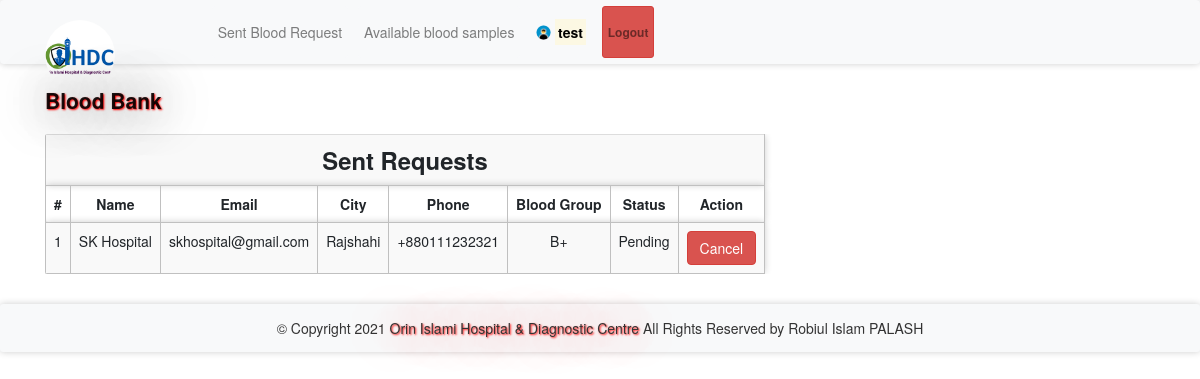
/sentrequest.php (signed in), run on the app's committed database.
### tables this page shows
CREATE TABLE `bloodrequest` (
  `reqid` int(11) NOT NULL,
  `hid` int(11) NOT NULL,
  `rid` int(11) NOT NULL,
  `bg` varchar(11) NOT NULL,
  `status` varchar(100) NOT NULL DEFAULT 'Pending'
);

CREATE TABLE `hospitals` (
  `id` int(11) NOT NULL,
  `hname` varchar(100) NOT NULL,
  `hemail` varchar(100) NOT NULL,
  `hpassword` varchar(100) NOT NULL,
  `hphone` varchar(100) NOT NULL,
  `hcity` varchar(100) NOT NULL
);

### message.php (called while the page is built, shortened)
<?php $counter=0; if(isset($_GET['msg'])) { ?>
	<div class="col-5 alert alert alert-success alert-dismissible fade show card" id="message">
		<button type="button" class="close" data-dismiss="alert" title="close">&times;</button><?php echo $_GET['msg'];?>
	</div>
<?php }?>

### sentrequest.php (the view, shortened to what this page needs)
<?php
require 'file/connection.php';
  if(!isset($_SESSION['rid']))
  {
  header('location:login.php');
  }
  else {
    $rid = $_SESSION['rid'];
    $sql = "select bloodrequest.*, hospitals.* from bloodrequest, hospitals where rid='$rid' && bloodrequest.hid=hospitals.id";
    $result = mysqli_query($conn, $sql);
?>
<!DOCTYPE html>
<html>
<?php require 'head.php'; ?>
<body>
	<?php require 'header.php'; ?>
	<div class="container cont">
		<?php require 'message.php'; ?>
	<table class="table table-responsive table-striped rounded mb-5">
		<tr><th colspan="8" class="title">Sent requests</th></tr>
		<tr>
			<th>#</th>
			<th>Name</th>
			<th>Email</th>
			<th>City</th>
			<th>Phone</th>
			<th>Blood Group</th>
			<th>Status</th>
			<th>Action</th>
		</tr>
		<?php while($row = mysqli_fetch_array($result)) { ?>
		<tr>
			<td><?php echo ++$counter;?></td>
			<td><?php echo $row['hname'];?></td>
			<td><?php echo $row['hemail'];?></td>
			<td><?php echo $row['hcity'];?></td>
			<td><?php echo $row['hphone'];?></td>
			<td><?php echo $row['bg'];?></td>
			<td><?php echo $row['status'];?></td>
			<td><?php if($row['status'] == 'Accepted'){ ?>
			<?php }
			else{ ?>
				<a href="file/cancel.php?reqid=<?php echo $row['reqid'];?>" class="btn btn-danger">Cancel</a>
			<?php } ?>
			</td>
		</tr>
		<?php } ?>
	</table>
</div>
    <?php require 'footer.php'; ?>
</body>
</html>
<?php } ?>

### css/style.css (style rules this page uses)
.cont { padding-top: 40px; text-align: justify; font-size: 1em; }
.card ,nav, .footer,tr,video { border-radius: 3px; transition: all 200ms ease-out; box-shadow: 0px 0px 7px rgba(0, 0, 0, 0.2); }
tr,th,td { border:0.1px solid silver; text-align: center; }
.title { font-weight: bold; font-size: 1.7em; text-transform: capitalize; text-align: center; }
a:link { text-decoration: none; }

### data on the page
bloodrequest: hospitals.hname "SK Hospital", hospitals.hemail "skhospital@gmail.com", hospitals.hcity "Rajshahi", hospitals.hphone "+880111232321", bg "B+", status "Pending"

### other printed values
$_SESSION['rname'] "test"
